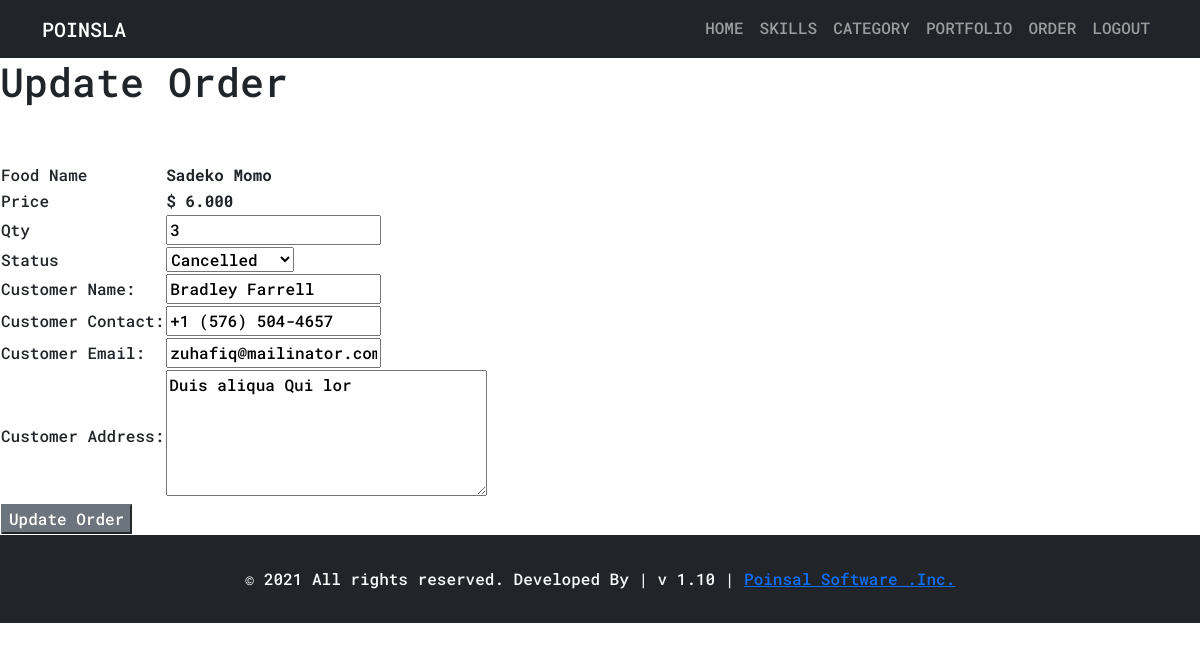
The app's page /admin/update-order.php?id=1 (signed in) with its own data.
### tables this page shows
CREATE TABLE `tbl_order` (
  `id` int(10) UNSIGNED NOT NULL,
  `food` varchar(150) NOT NULL,
  `price` decimal(10,3) NOT NULL,
  `qty` int(11) NOT NULL,
  `total` decimal(10,3) NOT NULL,
  `order_date` datetime NOT NULL,
  `status` varchar(50) NOT NULL,
  `customer_name` varchar(150) NOT NULL,
  `customer_contact` varchar(20) NOT NULL,
  `customer_email` varchar(150) NOT NULL,
  `customer_address` varchar(255) NOT NULL
);

### admin/update-order.php (the view, shortened to what this page needs)
<?php include('partials/menu.php'); ?>
<div class="main-content">
    <div class="wrapper">
        <h1>Update Order</h1>
        <br><br>
        <?php
            if(isset($_GET['id']))
            {
                $id=$_GET['id'];
                $sql = "SELECT * FROM tbl_order WHERE id=$id";
                $res = mysqli_query($conn, $sql);
                $count = mysqli_num_rows($res);
                if($count==1)
                {
                    $row=mysqli_fetch_assoc($res);
                    $food = $row['food'];
                    $price = $row['price'];
                    $qty = $row['qty'];
                    $status = $row['status'];
                    $customer_name = $row['customer_name'];
                    $customer_contact = $row['customer_contact'];
                    $customer_email = $row['customer_email'];
                    $customer_address= $row['customer_address'];
                }
                else
                {
                    header('location:'.SITEURL.'admin/manage-order.php');
                }
            }
            else
            {
                header('location:'.SITEURL.'admin/manage-order.php');
            }
        ?>
        <form action="" method="POST">
            <table class="tbl-30">
                <tr>
                    <td>Food Name</td>
                    <td><b> <?php echo $food; ?> </b></td>
                </tr>
                <tr>
                    <td>Price</td>
                    <td>
                        <b> $ <?php echo $price; ?></b>
                    </td>
                </tr>
                <tr>
                    <td>Qty</td>
                    <td>
                        <input type="number" name="qty" value="<?php echo $qty; ?>">
                    </td>
                </tr>
                <tr>
                    <td>Status</td>
                    <td>
                        <select name="status">
                            <option <?php if($status=="Cancelled"){echo "selected";} ?> value="Cancelled">Cancelled</option>
                        </select>
                    </td>
                </tr>
                <tr>
                    <td>Customer Name: </td>
                    <td>
                        <input type="text" name="customer_name" value="<?php echo $customer_name; ?>">
                    </td>
                </tr>
                <tr>
                    <td>Customer Contact: </td>
                    <td>
                        <input type="text" name="customer_contact" value="<?php echo $customer_contact; ?>">
                    </td>
                </tr>
                <tr>
                    <td>Customer Email: </td>
                    <td>
                        <input type="text" name="customer_email" value="<?php echo $customer_email; ?>">
                    </td>
                </tr>
                <tr>
                    <td>Customer Address: </td>
                    <td>
                        <textarea name="customer_address" cols="30" rows="5"><?php echo $customer_address; ?></textarea>
                    </td>
                </tr>
                <tr>
                    <td clospan="2">
                        <input type="submit" name="submit" value="Update Order" class="btn-secondary">
                    </td>
                </tr>
            </table>
        </form>
    </div>
</div>
<?php include('partials/footer.php'); ?>

### assets/css/main-front.css (style rules this page uses)
* { font-family: 'Roboto Mono', sans-serif; font-weight: 500; }
html, body, div, span, applet, object, iframe, h1, h2, h3, h4, h5, h6, p, blockquote, div pre, a, abbr, acronym, address, big, cite, code, del, dfn, em, font, img, ins, kbd, q, s, samp, small, strike, strong, sub, sup, tt, var, b, u, i, center, dl, dt, dd, ol, ul, li, figure, header, nav, section, article, aside, footer, figcaption { margin: 0; padding: 0; border: 0; outline: 0; text-decoration: none; }

### records on screen
tbl_order: food "Sadeko Momo", price "6.000", qty "3", status "Cancelled", customer_name "Bradley Farrell", customer_contact "+1 (576) 504-4657", customer_email "zuhafiq@mailinator.com", customer_address "Duis aliqua Qui lor"
